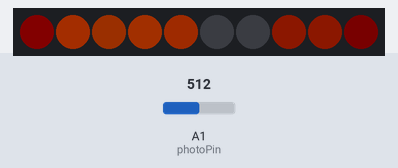
Simulated run of this sketch. Board: Arduino Uno, built with avr-gcc and run on an emulated ATmega328P. Shown: 10 RGB LEDs in strip order, left to right. Wiring (inferred from the names in the program): LPD8806 LEDs: data pin 0; clock pin 1. Inputs (shaded band) come from the test bench; at power-on: A1 (photoPin) = 512. Dim RGB values are drawn brighter than linear; random numbers use the default seed unless the sketch sets one.

Above: at 0.02 s.
At 1.26 s:
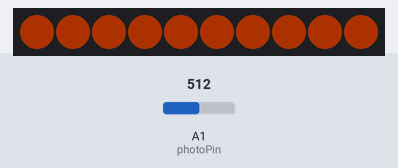
1.3 s: A1 (photoPin) set to 716
2.9 s: A1 (photoPin) set to 900
At 5.86 s:
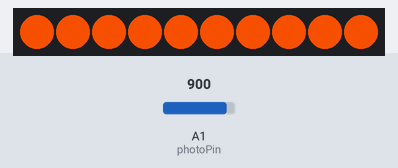

The sketch:

sketch.ino
```cpp
#include "LPD8806tiny.h"
#include <avr/power.h>


#define DATA_PIN 0
#define CLOCK_PIN 1
#define RED 1
#define GREEN 0.33
#define BLUE 0
#define WAIT 50
#define DEBUG false

typedef enum {
  increasing, decreasing
} Adjustment;
typedef struct {
  Adjustment adjustment;
  short adjustValue;
} LEDPixel;

static const uint16_t numPixels = 10,
                      photoPin = 1,
                      value_range = 20;
uint8_t curBaseLight = 0,
        nextBaseLight,
        minValue,
        maxValue;
LPD8806 strip = LPD8806(numPixels, DATA_PIN, CLOCK_PIN);
LEDPixel pixelValues[numPixels];


void setup() {
  if (F_CPU == 16000000) clock_prescale_set(clock_div_1);
  strip.begin();
  strip.show();
  randomSeed(analogRead(2));
  curBaseLight = readAmbientLight();

  // Calculate the min & max value for the ambient light
  minValue = (uint8_t)ceil(1/min(min(GREEN, BLUE), RED));
  maxValue = (uint8_t)127 - minValue * value_range;

  for(int i = 0; i < numPixels; ++i) {
    pixelValues[i].adjustment = i % 2 == 0 ? increasing : decreasing;
    pixelValues[i].adjustValue = random(0, value_range);
  }
  if(DEBUG) pinMode(0, OUTPUT);
}

void loop() {
  nextBaseLight = readAmbientLight();
  if(DEBUG) {
    // Write the current ambient light to the onboard LED
    analogWrite(0, nextBaseLight);
    delay(100);
  } else {
    while(ambLightOutOfRange()) {
			balancePixels();
      adjustPixelValue();
      drawStaticPixels();
      strip.show();
      delay(WAIT);
  	}
		drawDynamicPixels();
		strip.show();
		delay(WAIT);
  }
}

uint8_t readAmbientLight() {
  // Convert range from 1024 to 128
  uint8_t returnVal = (uint8_t)(analogRead(photoPin)/8);
  returnVal = returnVal <  minValue ? minValue : returnVal;
  returnVal = returnVal > maxValue ? maxValue : returnVal;
  return returnVal;
}

void adjustPixelValue() {
  if(curBaseLight > nextBaseLight)
    --curBaseLight;
  else if(curBaseLight < nextBaseLight)
    ++curBaseLight;
}

void balancePixels() {
	bool balanced = false;
	while(!balanced) {
		for(int i = 0; i < numPixels; ++i) {
			balanced = true;
			if(pixelValues[i].adjustValue != 0) {
				--pixelValues[i].adjustValue;
				balanced = false;
		    strip.setPixelColor(i,
		                        (uint8_t)((curBaseLight + pixelValues[i].adjustValue) * RED),
		                        (uint8_t)((curBaseLight + pixelValues[i].adjustValue) * GREEN),
		                        (uint8_t)((curBaseLight + pixelValues[i].adjustValue) * BLUE));
			}
		}
		strip.show();
	}
}

bool ambLightOutOfRange() {
  return abs(curBaseLight - nextBaseLight) > value_range;
}

void drawStaticPixels() {
  for(uint8_t pixel = 0; pixel < numPixels; ++pixel) {
    strip.setPixelColor(pixel, strip.Color(
                        (uint8_t)(curBaseLight * RED),
                        (uint8_t)(curBaseLight * GREEN),
                        (uint8_t)(curBaseLight * BLUE)));
  }
}

void drawDynamicPixels() {
  for(uint8_t i = 0; i < numPixels; ++i) {
    if (pixelValues[i].adjustment == increasing) {
      if (pixelValues[i].adjustValue >= value_range) {
        pixelValues[i].adjustment = decreasing;
        --pixelValues[i].adjustValue;
      } else {
        ++pixelValues[i].adjustValue;
      }
    } else {
      if (pixelValues[i].adjustValue <= 0) {
        pixelValues[i].adjustment = increasing;
        ++pixelValues[i].adjustValue;
      } else {
        --pixelValues[i].adjustValue;
      }
    }
    strip.setPixelColor(i,
                        (uint8_t)((curBaseLight + pixelValues[i].adjustValue) * RED),
                        (uint8_t)((curBaseLight + pixelValues[i].adjustValue) * GREEN),
                        (uint8_t)((curBaseLight + pixelValues[i].adjustValue) * BLUE));
  }
}
```
